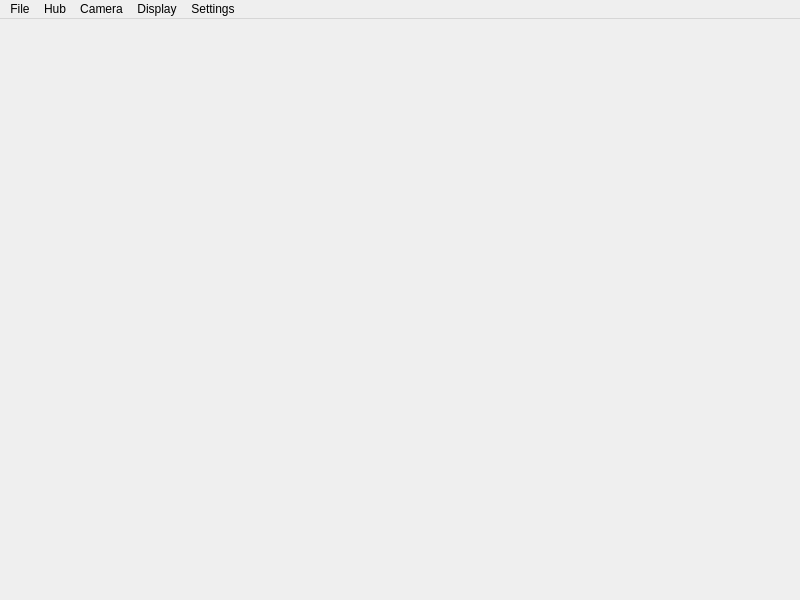
<?xml version="1.0" encoding="UTF-8"?>
<ui version="4.0">
 <class>MainWindow</class>
 <widget class="QMainWindow" name="MainWindow">
  <property name="geometry">
   <rect>
    <x>0</x>
    <y>0</y>
    <width>800</width>
    <height>600</height>
   </rect>
  </property>
  <property name="windowTitle">
   <string>PHE</string>
  </property>
  <property name="toolTipDuration">
   <number>-5</number>
  </property>
  <property name="styleSheet">
   <string notr="true">.header {
	font-size: 12pt;
	color: rgba(0,0,0,200);
}

QWidget {
	font-family: &quot;Segoe UI&quot;, sans-serif;
	font-size: 9pt;
}</string>
  </property>
  <widget class="QWidget" name="centralwidget">
   <layout class="QVBoxLayout" name="verticalLayout">
    <property name="leftMargin">
     <number>0</number>
    </property>
    <property name="topMargin">
     <number>0</number>
    </property>
    <property name="rightMargin">
     <number>0</number>
    </property>
    <property name="bottomMargin">
     <number>0</number>
    </property>
    <item>
     <widget class="QWidget" name="widget" native="true">
      <property name="sizePolicy">
       <sizepolicy hsizetype="Preferred" vsizetype="Preferred">
        <horstretch>0</horstretch>
        <verstretch>0</verstretch>
       </sizepolicy>
      </property>
      <layout class="QHBoxLayout" name="horizontalLayout">
       <property name="leftMargin">
        <number>0</number>
       </property>
       <property name="topMargin">
        <number>0</number>
       </property>
       <property name="rightMargin">
        <number>0</number>
       </property>
       <property name="bottomMargin">
        <number>0</number>
       </property>
       <item>
        <widget class="QLabel" name="label_cameraImage">
         <property name="text">
          <string/>
         </property>
         <property name="scaledContents">
          <bool>true</bool>
         </property>
        </widget>
       </item>
      </layout>
     </widget>
    </item>
   </layout>
  </widget>
  <widget class="QMenuBar" name="menubar">
   <property name="geometry">
    <rect>
     <x>0</x>
     <y>0</y>
     <width>800</width>
     <height>21</height>
    </rect>
   </property>
   <widget class="QMenu" name="menuFile">
    <property name="title">
     <string>File</string>
    </property>
    <addaction name="separator"/>
    <addaction name="actionExit"/>
   </widget>
   <widget class="QMenu" name="menuHuib">
    <property name="title">
     <string>Hub</string>
    </property>
    <addaction name="actionConnectHub"/>
    <addaction name="actionDisconnectHub"/>
    <addaction name="separator"/>
    <addaction name="actionChangeHub"/>
   </widget>
   <widget class="QMenu" name="menuCamera">
    <property name="title">
     <string>Camera</string>
    </property>
    <addaction name="actionConnectCamera"/>
    <addaction name="actionDisconnectCamera"/>
    <addaction name="separator"/>
    <addaction name="actionChangeCamera"/>
   </widget>
   <widget class="QMenu" name="menuDisplay">
    <property name="title">
     <string>Display</string>
    </property>
    <addaction name="actionUpdate_image"/>
    <addaction name="separator"/>
    <addaction name="actionRotate_90_clockwise"/>
    <addaction name="actionRotate_90_anti_clockwise"/>
    <addaction name="separator"/>
    <addaction name="actionFlip_horizontal"/>
    <addaction name="actionFlip_vertical"/>
   </widget>
   <widget class="QMenu" name="menuSettings">
    <property name="title">
     <string>Settings</string>
    </property>
    <addaction name="actionOptions"/>
    <addaction name="actionPerformance"/>
   </widget>
   <addaction name="menuFile"/>
   <addaction name="menuHuib"/>
   <addaction name="menuCamera"/>
   <addaction name="menuDisplay"/>
   <addaction name="menuSettings"/>
  </widget>
  <action name="actionExit">
   <property name="text">
    <string>Close</string>
   </property>
  </action>
  <action name="actionDisconnectHub">
   <property name="text">
    <string>Disconnect</string>
   </property>
  </action>
  <action name="actionConnectHub">
   <property name="text">
    <string>Connect</string>
   </property>
  </action>
  <action name="actionConnectCamera">
   <property name="text">
    <string>Connect</string>
   </property>
  </action>
  <action name="actionDisconnectCamera">
   <property name="text">
    <string>Disconnect</string>
   </property>
  </action>
  <action name="actionChangeHub">
   <property name="text">
    <string>Change</string>
   </property>
  </action>
  <action name="actionChangeCamera">
   <property name="enabled">
    <bool>false</bool>
   </property>
   <property name="text">
    <string>Change</string>
   </property>
  </action>
  <action name="actionOptions">
   <property name="enabled">
    <bool>true</bool>
   </property>
   <property name="text">
    <string>Options</string>
   </property>
  </action>
  <action name="actionUpdate_image">
   <property name="checkable">
    <bool>true</bool>
   </property>
   <property name="checked">
    <bool>true</bool>
   </property>
   <property name="text">
    <string>Update image</string>
   </property>
  </action>
  <action name="actionRotate_90_clockwise">
   <property name="enabled">
    <bool>true</bool>
   </property>
   <property name="text">
    <string>Rotate 90° clockwise</string>
   </property>
  </action>
  <action name="actionRotate_90_anti_clockwise">
   <property name="enabled">
    <bool>true</bool>
   </property>
   <property name="text">
    <string>Rotate 90° anti-clockwise</string>
   </property>
  </action>
  <action name="actionFlip_horizontal">
   <property name="checkable">
    <bool>true</bool>
   </property>
   <property name="text">
    <string>Flip horizontal</string>
   </property>
  </action>
  <action name="actionFlip_vertical">
   <property name="checkable">
    <bool>true</bool>
   </property>
   <property name="text">
    <string>Flip vertical</string>
   </property>
  </action>
  <action name="actionPerformance">
   <property name="text">
    <string>Performance</string>
   </property>
  </action>
 </widget>
 <resources/>
 <connections>
  <connection>
   <sender>actionExit</sender>
   <signal>triggered()</signal>
   <receiver>MainWindow</receiver>
   <slot>close()</slot>
   <hints>
    <hint type="sourcelabel">
     <x>-1</x>
     <y>-1</y>
    </hint>
    <hint type="destinationlabel">
     <x>399</x>
     <y>299</y>
    </hint>
   </hints>
  </connection>
  <connection>
   <sender>actionConnectCamera</sender>
   <signal>triggered()</signal>
   <receiver>MainWindow</receiver>
   <slot>connectToCamera()</slot>
   <hints>
    <hint type="sourcelabel">
     <x>-1</x>
     <y>-1</y>
    </hint>
    <hint type="destinationlabel">
     <x>399</x>
     <y>299</y>
    </hint>
   </hints>
  </connection>
  <connection>
   <sender>actionConnectHub</sender>
   <signal>triggered()</signal>
   <receiver>MainWindow</receiver>
   <slot>connectToBridge()</slot>
   <hints>
    <hint type="sourcelabel">
     <x>-1</x>
     <y>-1</y>
    </hint>
    <hint type="destinationlabel">
     <x>399</x>
     <y>299</y>
    </hint>
   </hints>
  </connection>
  <connection>
   <sender>actionDisconnectCamera</sender>
   <signal>triggered()</signal>
   <receiver>MainWindow</receiver>
   <slot>disconnectFromCamera()</slot>
   <hints>
    <hint type="sourcelabel">
     <x>-1</x>
     <y>-1</y>
    </hint>
    <hint type="destinationlabel">
     <x>399</x>
     <y>299</y>
    </hint>
   </hints>
  </connection>
  <connection>
   <sender>actionDisconnectHub</sender>
   <signal>triggered()</signal>
   <receiver>MainWindow</receiver>
   <slot>disconnectFromBridge()</slot>
   <hints>
    <hint type="sourcelabel">
     <x>-1</x>
     <y>-1</y>
    </hint>
    <hint type="destinationlabel">
     <x>399</x>
     <y>299</y>
    </hint>
   </hints>
  </connection>
  <connection>
   <sender>actionChangeHub</sender>
   <signal>triggered()</signal>
   <receiver>MainWindow</receiver>
   <slot>connectToNewBridge()</slot>
   <hints>
    <hint type="sourcelabel">
     <x>-1</x>
     <y>-1</y>
    </hint>
    <hint type="destinationlabel">
     <x>399</x>
     <y>299</y>
    </hint>
   </hints>
  </connection>
  <connection>
   <sender>actionChangeCamera</sender>
   <signal>triggered()</signal>
   <receiver>MainWindow</receiver>
   <slot>connectToNewCamera()</slot>
   <hints>
    <hint type="sourcelabel">
     <x>-1</x>
     <y>-1</y>
    </hint>
    <hint type="destinationlabel">
     <x>399</x>
     <y>299</y>
    </hint>
   </hints>
  </connection>
  <connection>
   <sender>actionUpdate_image</sender>
   <signal>toggled(bool)</signal>
   <receiver>MainWindow</receiver>
   <slot>changeImageUpdatePreference(bool)</slot>
   <hints>
    <hint type="sourcelabel">
     <x>-1</x>
     <y>-1</y>
    </hint>
    <hint type="destinationlabel">
     <x>399</x>
     <y>299</y>
    </hint>
   </hints>
  </connection>
  <connection>
   <sender>actionRotate_90_clockwise</sender>
   <signal>triggered()</signal>
   <receiver>MainWindow</receiver>
   <slot>rotateImageClockwise()</slot>
   <hints>
    <hint type="sourcelabel">
     <x>-1</x>
     <y>-1</y>
    </hint>
    <hint type="destinationlabel">
     <x>399</x>
     <y>299</y>
    </hint>
   </hints>
  </connection>
  <connection>
   <sender>actionRotate_90_anti_clockwise</sender>
   <signal>triggered()</signal>
   <receiver>MainWindow</receiver>
   <slot>rotateImageAntiClockwise()</slot>
   <hints>
    <hint type="sourcelabel">
     <x>-1</x>
     <y>-1</y>
    </hint>
    <hint type="destinationlabel">
     <x>399</x>
     <y>299</y>
    </hint>
   </hints>
  </connection>
  <connection>
   <sender>actionFlip_horizontal</sender>
   <signal>toggled(bool)</signal>
   <receiver>MainWindow</receiver>
   <slot>flipImageHorizontal(bool)</slot>
   <hints>
    <hint type="sourcelabel">
     <x>-1</x>
     <y>-1</y>
    </hint>
    <hint type="destinationlabel">
     <x>399</x>
     <y>299</y>
    </hint>
   </hints>
  </connection>
  <connection>
   <sender>actionFlip_vertical</sender>
   <signal>toggled(bool)</signal>
   <receiver>MainWindow</receiver>
   <slot>flipImageVertical(bool)</slot>
   <hints>
    <hint type="sourcelabel">
     <x>-1</x>
     <y>-1</y>
    </hint>
    <hint type="destinationlabel">
     <x>399</x>
     <y>299</y>
    </hint>
   </hints>
  </connection>
  <connection>
   <sender>actionOptions</sender>
   <signal>triggered()</signal>
   <receiver>MainWindow</receiver>
   <slot>showOptions()</slot>
   <hints>
    <hint type="sourcelabel">
     <x>-1</x>
     <y>-1</y>
    </hint>
    <hint type="destinationlabel">
     <x>399</x>
     <y>299</y>
    </hint>
   </hints>
  </connection>
 </connections>
 <slots>
  <slot>connectToNewBridge()</slot>
  <slot>disconnectFromBridge()</slot>
  <slot>connectToNewCamera()</slot>
  <slot>disconnectFromCamera()</slot>
  <slot>connectToBridge()</slot>
  <slot>connectToCamera()</slot>
  <slot>changeImageUpdatePreference(bool)</slot>
  <slot>rotateImageAntiClockwise()</slot>
  <slot>rotateImageClockwise()</slot>
  <slot>flipImageVertical(bool)</slot>
  <slot>flipImageHorizontal(bool)</slot>
  <slot>showOptions()</slot>
 </slots>
</ui>
